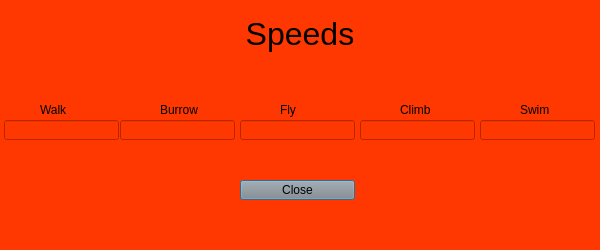
<?xml version="1.0" encoding="UTF-8"?>
<ui version="4.0">
 <class>Info_Monster_Speed</class>
 <widget class="QDialog" name="Info_Monster_Speed">
  <property name="geometry">
   <rect>
    <x>0</x>
    <y>0</y>
    <width>600</width>
    <height>250</height>
   </rect>
  </property>
  <property name="windowTitle">
   <string>Info Monster Speed</string>
  </property>
  <property name="styleSheet">
   <string notr="true">background-color: rgba(255, 55, 0, 255);</string>
  </property>
  <widget class="QLineEdit" name="Speeds_Walk">
   <property name="geometry">
    <rect>
     <x>4</x>
     <y>120</y>
     <width>115</width>
     <height>20</height>
    </rect>
   </property>
  </widget>
  <widget class="QLabel" name="label_6">
   <property name="geometry">
    <rect>
     <x>520</x>
     <y>100</y>
     <width>40</width>
     <height>20</height>
    </rect>
   </property>
   <property name="text">
    <string>&lt;html&gt;&lt;head/&gt;&lt;body&gt;&lt;p&gt;Swim&lt;/p&gt;&lt;/body&gt;&lt;/html&gt;</string>
   </property>
  </widget>
  <widget class="QLabel" name="label_2">
   <property name="geometry">
    <rect>
     <x>160</x>
     <y>100</y>
     <width>40</width>
     <height>20</height>
    </rect>
   </property>
   <property name="text">
    <string>&lt;html&gt;&lt;head/&gt;&lt;body&gt;&lt;p&gt;Burrow&lt;/p&gt;&lt;/body&gt;&lt;/html&gt;</string>
   </property>
  </widget>
  <widget class="QLineEdit" name="Speeds_Fly">
   <property name="geometry">
    <rect>
     <x>240</x>
     <y>120</y>
     <width>115</width>
     <height>20</height>
    </rect>
   </property>
  </widget>
  <widget class="QLineEdit" name="Speeds_Climb">
   <property name="geometry">
    <rect>
     <x>360</x>
     <y>120</y>
     <width>115</width>
     <height>20</height>
    </rect>
   </property>
  </widget>
  <widget class="QLineEdit" name="Speeds_Swim">
   <property name="geometry">
    <rect>
     <x>480</x>
     <y>120</y>
     <width>115</width>
     <height>20</height>
    </rect>
   </property>
  </widget>
  <widget class="QLabel" name="label_3">
   <property name="geometry">
    <rect>
     <x>280</x>
     <y>100</y>
     <width>40</width>
     <height>20</height>
    </rect>
   </property>
   <property name="text">
    <string>&lt;html&gt;&lt;head/&gt;&lt;body&gt;&lt;p&gt;Fly&lt;/p&gt;&lt;/body&gt;&lt;/html&gt;</string>
   </property>
  </widget>
  <widget class="QLabel" name="label">
   <property name="geometry">
    <rect>
     <x>40</x>
     <y>100</y>
     <width>40</width>
     <height>20</height>
    </rect>
   </property>
   <property name="text">
    <string>&lt;html&gt;&lt;head/&gt;&lt;body&gt;&lt;p&gt;Walk&lt;/p&gt;&lt;/body&gt;&lt;/html&gt;</string>
   </property>
  </widget>
  <widget class="QLineEdit" name="Speeds_Burrow">
   <property name="geometry">
    <rect>
     <x>120</x>
     <y>120</y>
     <width>115</width>
     <height>20</height>
    </rect>
   </property>
  </widget>
  <widget class="QPushButton" name="Speeds_Save_Speeds_Button">
   <property name="geometry">
    <rect>
     <x>240</x>
     <y>180</y>
     <width>115</width>
     <height>20</height>
    </rect>
   </property>
   <property name="styleSheet">
    <string notr="true">background-color: rgb(140, 140, 140);</string>
   </property>
   <property name="text">
    <string>Close</string>
   </property>
  </widget>
  <widget class="QLabel" name="Main_Menu_Label">
   <property name="geometry">
    <rect>
     <x>100</x>
     <y>10</y>
     <width>400</width>
     <height>50</height>
    </rect>
   </property>
   <property name="text">
    <string>&lt;html&gt;&lt;head/&gt;&lt;body&gt;&lt;p align=&quot;center&quot;&gt;&lt;span style=&quot; font-size:24pt;&quot;&gt;Speeds&lt;/span&gt;&lt;/p&gt;&lt;/body&gt;&lt;/html&gt;</string>
   </property>
  </widget>
  <widget class="QLabel" name="label_5">
   <property name="geometry">
    <rect>
     <x>400</x>
     <y>100</y>
     <width>40</width>
     <height>20</height>
    </rect>
   </property>
   <property name="text">
    <string>&lt;html&gt;&lt;head/&gt;&lt;body&gt;&lt;p&gt;Climb&lt;/p&gt;&lt;/body&gt;&lt;/html&gt;</string>
   </property>
  </widget>
 </widget>
 <resources/>
 <connections/>
</ui>
